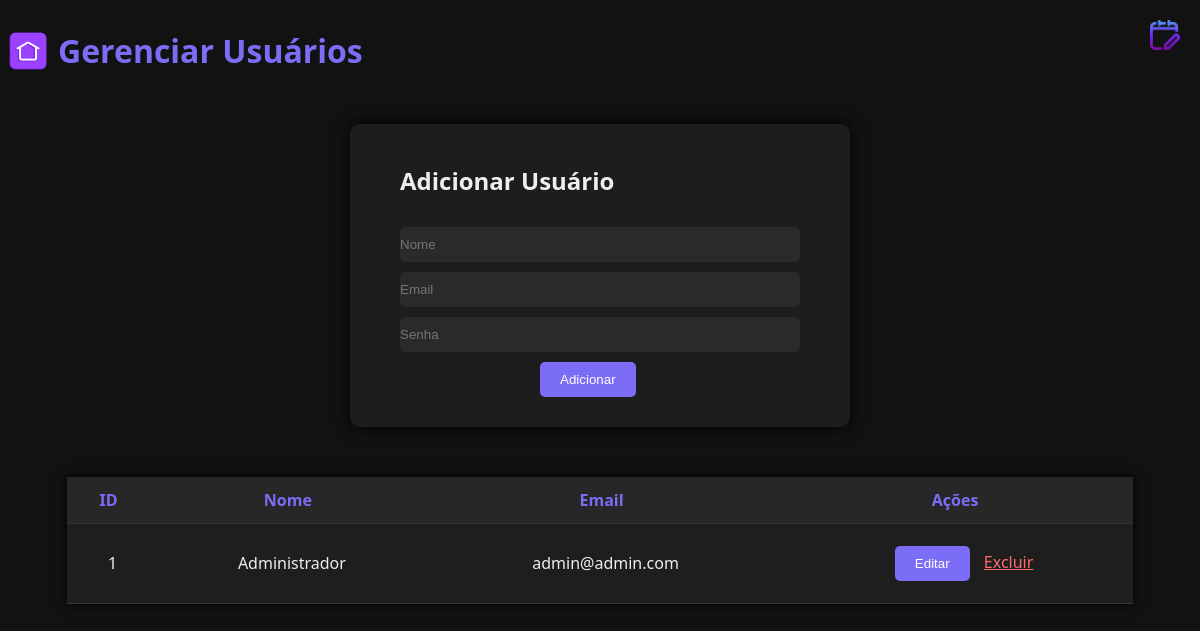
The app's page /admin/usuarios.php (signed in) with its own data.
### tables this page shows
CREATE TABLE `usuarios` (
  `id` int(11) NOT NULL,
  `nome` varchar(100) NOT NULL,
  `email` varchar(100) NOT NULL,
  `senha` varchar(255) NOT NULL
);

### admin/usuarios.php (the view, shortened to what this page needs)
<?php
require "../includes/db.php";
$usuarios = $pdo->query("SELECT * FROM usuarios ORDER BY id ASC")->fetchAll(PDO::FETCH_ASSOC);
?>
<!DOCTYPE html>
<html>
<head>
    <link rel="stylesheet" href="../css/usuarios.css">
</head>
<body>
<div class="header">
<a href="../index.php">
<img src="../icone_casa.png" alt="Home" class="icon-home">
</a>
<h1>Gerenciar Usuários</h1>
<a href="../admin/eventos.php" class="admin-btn">
<img src="../icone_eventos.png" alt="Eventos">
</a>
</div>
<div class="form-box">
    <h2>Adicionar Usuário</h2>
    <form method="POST">
        <input type="text" name="nome" placeholder="Nome" required>
        <input type="email" name="email" placeholder="Email" required>
        <input type="password" name="senha" placeholder="Senha" required>
        <button type="submit" class="btn-add">Adicionar</button>
    </form>
</div>
<div class="usuarios-cadastrados">
<table>
    <tr>
        <th>ID</th><th>Nome</th><th>Email</th><th>Ações</th>
    </tr>
    <?php foreach($usuarios as $u): ?>
        <tr class="usuario-cadastrado">
            <td><?= $u['id'] ?></td>
            <td><?= $u['nome'] ?></td>
            <td><?= $u['email'] ?></td>
            <td>
                <button onclick="editar(<?= $u['id'] ?>, '<?= $u['nome'] ?>', '<?= $u['email'] ?>')">Editar</button>
                <a class="delete" href="usuarios.php?delete=<?= $u['id'] ?>" onclick="return confirm('Excluir?')">Excluir</a>
            </td>
        </tr>
    <?php endforeach; ?>
</table>
</div>
</body>
</html>

### css/usuarios.css (style rules this page uses)
body { background: #121212; color: #eee; font-family: "Segoe UI", sans-serif; }
.header { display: flex; align-items: center; }
.icon-home { width: 40px; height: 40px; cursor: pointer; vertical-align: middle; margin-right: 10px; transition: transform 0.2s; }
h1 { color: #7b6df6; }
table { width: 90%; margin: 20px auto; border-collapse: collapse; background: #1e1e1e; box-shadow: 0 0 10px #000; }
th, td { padding: 12px; border-bottom: 1px solid #333; }
th { background: #272727; color: #7b6df6; }
.btn-add { background: #7b6df6; margin: 10px 35%; padding: 10px 20px; border: none; color: white; border-radius: 5px; cursor: pointer; }
button { background: #7b6df6; margin: 10px; padding: 10px 20px; border: none; color: white; border-radius: 5px; cursor: pointer; }
.delete { color: #ff6b6b; }
.form-box { background: #1d1d1d; width: 400px; padding: 20px 50px; margin: 30px auto; border-radius: 10px; box-shadow: 0 0 15px #000; margin-bottom: 20px; }
input { width: 100%; padding: 10px 0px; margin-top: 10px; border: none; border-radius: 6px; background: #2a2a2a; color: #fff; }
.usuarios-cadastrados { padding-top: 10px; }
.usuarios-cadastrados tr.usuario-cadastrado td { padding-left: 20px; text-align: center; vertical-align: middle; }
.admin-btn { position: absolute; top: 20px; right: 20px; width: 30px; height: 30px; cursor: pointer; transition: transform 0.2s; }
.admin-btn img { width: 100%; height: 100%; }

### records on screen
usuarios: id "1", nome "Administrador", email "admin@admin.com"
